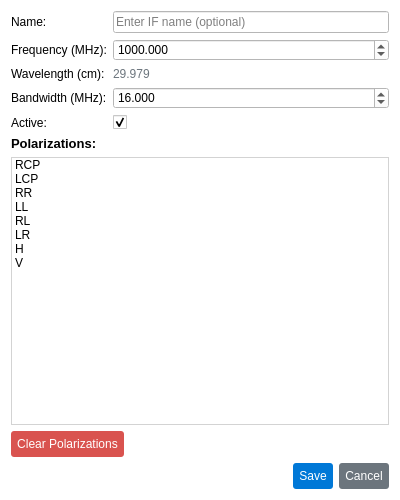
<?xml version="1.0" encoding="UTF-8"?>
<ui version="4.0">
 <class>IFEditorDialog</class>
 <widget class="QDialog" name="IFEditorDialog">
  <property name="geometry">
   <rect>
    <x>0</x>
    <y>0</y>
    <width>400</width>
    <height>500</height>
   </rect>
  </property>
  <property name="windowTitle">
   <string>Edit Intermediate Frequency</string>
  </property>
  <property name="styleSheet">
   <string>background-color: #ffffff; font-family: Arial;</string>
  </property>
  <layout class="QVBoxLayout" name="verticalLayout">
   <item>
    <layout class="QFormLayout" name="formLayout">
     <item row="0" column="0">
      <widget class="QLabel" name="labelName">
       <property name="text">
        <string>Name:</string>
       </property>
      </widget>
     </item>
     <item row="0" column="1">
      <widget class="QLineEdit" name="nameEdit">
       <property name="placeholderText">
        <string>Enter IF name (optional)</string>
       </property>
      </widget>
     </item>
     <item row="1" column="0">
      <widget class="QLabel" name="labelFrequency">
       <property name="text">
        <string>Frequency (MHz):</string>
       </property>
      </widget>
     </item>
     <item row="1" column="1">
      <widget class="QDoubleSpinBox" name="frequencyEdit">
       <property name="decimals">
        <number>3</number>
       </property>
       <property name="minimum">
        <double>0.001000000000000</double>
       </property>
       <property name="maximum">
        <double>100000.000000000000000</double>
       </property>
       <property name="value">
        <double>1000.000000000000000</double>
       </property>
      </widget>
     </item>
     <item row="2" column="0">
      <widget class="QLabel" name="labelWavelength">
       <property name="text">
        <string>Wavelength (cm):</string>
       </property>
      </widget>
     </item>
     <item row="2" column="1">
      <widget class="QLabel" name="wavelengthDisplay">
       <property name="text">
        <string>29.979</string>
       </property>
       <property name="styleSheet">
        <string>color: #6c757d;</string>
       </property>
      </widget>
     </item>
     <item row="3" column="0">
      <widget class="QLabel" name="labelBandwidth">
       <property name="text">
        <string>Bandwidth (MHz):</string>
       </property>
      </widget>
     </item>
     <item row="3" column="1">
      <widget class="QDoubleSpinBox" name="bandwidthEdit">
       <property name="decimals">
        <number>3</number>
       </property>
       <property name="minimum">
        <double>0.001000000000000</double>
       </property>
       <property name="maximum">
        <double>1000.000000000000000</double>
       </property>
       <property name="value">
        <double>16.000000000000000</double>
       </property>
      </widget>
     </item>
     <item row="4" column="0">
      <widget class="QLabel" name="labelIsActive">
       <property name="text">
        <string>Active:</string>
       </property>
      </widget>
     </item>
     <item row="4" column="1">
      <widget class="QCheckBox" name="isActiveCheckBox">
       <property name="checked">
        <bool>true</bool>
       </property>
      </widget>
     </item>
    </layout>
   </item>
   <item>
    <widget class="QLabel" name="labelPolarizations">
     <property name="font">
      <font>
       <pointsize>10</pointsize>
       <weight>75</weight>
       <bold>true</bold>
      </font>
     </property>
     <property name="text">
      <string>Polarizations:</string>
     </property>
    </widget>
   </item>
   <item>
    <widget class="QListWidget" name="polarizationsList">
     <property name="styleSheet">
      <string>border: 1px solid #d3d3d3;</string>
     </property>
     <property name="selectionMode">
      <enum>QAbstractItemView::MultiSelection</enum>
     </property>
     <item>
      <property name="text">
       <string>RCP</string>
      </property>
     </item>
     <item>
      <property name="text">
       <string>LCP</string>
      </property>
     </item>
     <item>
      <property name="text">
       <string>RR</string>
      </property>
     </item>
     <item>
      <property name="text">
       <string>LL</string>
      </property>
     </item>
     <item>
      <property name="text">
       <string>RL</string>
      </property>
     </item>
     <item>
      <property name="text">
       <string>LR</string>
      </property>
     </item>
     <item>
      <property name="text">
       <string>H</string>
      </property>
     </item>
     <item>
      <property name="text">
       <string>V</string>
      </property>
     </item>
    </widget>
   </item>
   <item>
    <layout class="QHBoxLayout" name="polarizationsButtonLayout">
     <item>
      <widget class="QPushButton" name="clearPolarizationsButton">
       <property name="styleSheet">
        <string>background-color: #d9534f; color: #ffffff; padding: 6px; border-radius: 3px;</string>
       </property>
       <property name="text">
        <string>Clear Polarizations</string>
       </property>
      </widget>
     </item>
     <item>
      <spacer name="horizontalSpacerPolarizations">
       <property name="orientation">
        <enum>Qt::Horizontal</enum>
       </property>
       <property name="sizeHint">
        <size>
         <width>40</width>
         <height>20</height>
        </size>
       </property>
      </spacer>
     </item>
    </layout>
   </item>
   <item>
    <layout class="QHBoxLayout" name="buttonLayout">
     <item>
      <spacer name="horizontalSpacerButtons">
       <property name="orientation">
        <enum>Qt::Horizontal</enum>
       </property>
       <property name="sizeHint">
        <size>
         <width>40</width>
         <height>20</height>
        </size>
       </property>
      </spacer>
     </item>
     <item>
      <widget class="QPushButton" name="saveButton">
       <property name="styleSheet">
        <string>background-color: #0078d7; color: #ffffff; padding: 6px; border-radius: 3px;</string>
       </property>
       <property name="text">
        <string>Save</string>
       </property>
      </widget>
     </item>
     <item>
      <widget class="QPushButton" name="cancelButton">
       <property name="styleSheet">
        <string>background-color: #6c757d; color: #ffffff; padding: 6px; border-radius: 3px;</string>
       </property>
       <property name="text">
        <string>Cancel</string>
       </property>
      </widget>
     </item>
    </layout>
   </item>
  </layout>
 </widget>
 <resources/>
 <connections>
  <connection>
   <sender>saveButton</sender>
   <signal>clicked()</signal>
   <receiver>IFEditorDialog</receiver>
   <slot>accept()</slot>
  </connection>
  <connection>
   <sender>cancelButton</sender>
   <signal>clicked()</signal>
   <receiver>IFEditorDialog</receiver>
   <slot>reject()</slot>
  </connection>
 </connections>
</ui>
